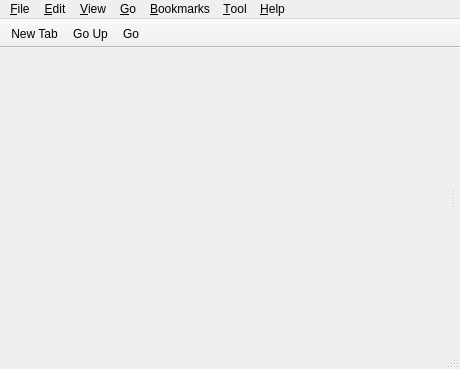
<?xml version="1.0" encoding="UTF-8"?>
<ui version="4.0">
 <class>MainWindow</class>
 <widget class="QMainWindow" name="MainWindow">
  <property name="geometry">
   <rect>
    <x>0</x>
    <y>0</y>
    <width>460</width>
    <height>369</height>
   </rect>
  </property>
  <property name="windowTitle">
   <string>File Manager</string>
  </property>
  <property name="windowIcon">
   <iconset theme="folder">
    <normaloff>.</normaloff>.</iconset>
  </property>
  <widget class="QWidget" name="centralwidget">
   <layout class="QVBoxLayout" name="verticalLayout">
    <property name="leftMargin">
     <number>0</number>
    </property>
    <property name="topMargin">
     <number>0</number>
    </property>
    <property name="rightMargin">
     <number>0</number>
    </property>
    <property name="bottomMargin">
     <number>0</number>
    </property>
    <item>
     <widget class="QSplitter" name="splitter">
      <property name="orientation">
       <enum>Qt::Horizontal</enum>
      </property>
      <widget class="Fm::SidePane" name="sidePane" native="true">
       <property name="sizePolicy">
        <sizepolicy hsizetype="Preferred" vsizetype="Expanding">
         <horstretch>0</horstretch>
         <verstretch>0</verstretch>
        </sizepolicy>
       </property>
      </widget>
      <widget class="QFrame" name="frame">
       <layout class="QVBoxLayout" name="verticalLayout_2">
        <property name="spacing">
         <number>2</number>
        </property>
        <property name="leftMargin">
         <number>1</number>
        </property>
        <property name="topMargin">
         <number>0</number>
        </property>
        <property name="rightMargin">
         <number>0</number>
        </property>
        <property name="bottomMargin">
         <number>0</number>
        </property>
        <item>
         <widget class="Filer::TabBar" name="tabBar" native="true">
          <property name="sizePolicy">
           <sizepolicy hsizetype="Preferred" vsizetype="Fixed">
            <horstretch>0</horstretch>
            <verstretch>0</verstretch>
           </sizepolicy>
          </property>
          <property name="acceptDrops">
           <bool>true</bool>
          </property>
         </widget>
        </item>
        <item>
         <widget class="QStackedWidget" name="stackedWidget">
          <property name="sizePolicy">
           <sizepolicy hsizetype="Expanding" vsizetype="Expanding">
            <horstretch>0</horstretch>
            <verstretch>0</verstretch>
           </sizepolicy>
          </property>
          <property name="frameShape">
           <enum>QFrame::NoFrame</enum>
          </property>
         </widget>
        </item>
       </layout>
      </widget>
     </widget>
    </item>
   </layout>
  </widget>
  <widget class="QMenuBar" name="menubar">
   <property name="geometry">
    <rect>
     <x>0</x>
     <y>0</y>
     <width>460</width>
     <height>22</height>
    </rect>
   </property>
   <widget class="QMenu" name="menu_File">
    <property name="title">
     <string>&amp;File</string>
    </property>
    <widget class="QMenu" name="menuCreateNew">
     <property name="title">
      <string>C&amp;reate New</string>
     </property>
     <addaction name="actionNewFolder"/>
     <addaction name="actionNewBlankFile"/>
    </widget>
    <addaction name="actionNewTab"/>
    <addaction name="actionOpen"/>
    <addaction name="actionOpenWith"/>
    <addaction name="actionShowContents"/>
    <addaction name="separator"/>
    <addaction name="actionNewWin"/>
    <addaction name="separator"/>
    <addaction name="menuCreateNew"/>
    <addaction name="separator"/>
    <addaction name="actionFileProperties"/>
    <addaction name="separator"/>
    <addaction name="actionCloseWindow"/>
   </widget>
   <widget class="QMenu" name="menu_Help">
    <property name="title">
     <string>&amp;Help</string>
    </property>
    <addaction name="actionAbout"/>
   </widget>
   <widget class="QMenu" name="menu_View">
    <property name="title">
     <string>&amp;View</string>
    </property>
    <widget class="QMenu" name="menuSorting">
     <property name="title">
      <string>&amp;Sorting</string>
     </property>
     <addaction name="actionByFileName"/>
     <addaction name="actionByMTime"/>
     <addaction name="actionByFileSize"/>
     <addaction name="actionByFileType"/>
     <addaction name="actionByOwner"/>
     <addaction name="separator"/>
     <addaction name="actionAscending"/>
     <addaction name="actionDescending"/>
     <addaction name="separator"/>
     <addaction name="actionFolderFirst"/>
     <addaction name="actionCaseSensitive"/>
    </widget>
    <addaction name="actionReload"/>
    <addaction name="actionShowHidden"/>
    <addaction name="separator"/>
    <addaction name="actionIconView"/>
    <addaction name="actionDetailedList"/>
    <addaction name="separator"/>
    <addaction name="menuSorting"/>
    <addaction name="actionFilter"/>
   </widget>
   <widget class="QMenu" name="menu_Editw">
    <property name="title">
     <string>&amp;Edit</string>
    </property>
    <addaction name="actionCut"/>
    <addaction name="actionCopy"/>
    <addaction name="actionPaste"/>
    <addaction name="actionDuplicate"/>
    <addaction name="actionRename"/>
    <addaction name="actionDelete"/>
    <addaction name="separator"/>
    <addaction name="actionSelectAll"/>
    <addaction name="actionInvertSelection"/>
    <addaction name="separator"/>
    <addaction name="actionEmptyTrash"/>
    <addaction name="separator"/>
    <addaction name="actionPreferences"/>
   </widget>
   <widget class="QMenu" name="menu_Bookmarks">
    <property name="title">
     <string>&amp;Bookmarks</string>
    </property>
    <addaction name="actionAddToBookmarks"/>
    <addaction name="actionEditBookmarks"/>
   </widget>
   <widget class="QMenu" name="menu_Go">
    <property name="title">
     <string>&amp;Go</string>
    </property>
    <addaction name="actionGoBack"/>
    <addaction name="actionGoForward"/>
    <addaction name="actionGoUp"/>
    <addaction name="actionGoUpAndCloseCurrentWindow"/>
    <addaction name="separator"/>
    <addaction name="actionHome"/>
    <addaction name="actionDocuments"/>
    <addaction name="actionDesktop"/>
    <addaction name="actionDownloads"/>
    <addaction name="actionComputer"/>
    <addaction name="actionNetwork"/>
    <addaction name="actionApplications"/>
    <addaction name="actionUtilities"/>
    <addaction name="actionTrash"/>
    <addaction name="separator"/>
    <addaction name="actionGoToFolder"/>
   </widget>
   <widget class="QMenu" name="menu_Tool">
    <property name="title">
     <string>&amp;Tool</string>
    </property>
    <addaction name="actionOpenTerminal"/>
    <addaction name="actionOpenAsRoot"/>
    <addaction name="actionFindFiles"/>
   </widget>
   <addaction name="menu_File"/>
   <addaction name="menu_Editw"/>
   <addaction name="menu_View"/>
   <addaction name="menu_Go"/>
   <addaction name="menu_Bookmarks"/>
   <addaction name="menu_Tool"/>
   <addaction name="menu_Help"/>
  </widget>
  <widget class="QStatusBar" name="statusbar"/>
  <widget class="QToolBar" name="toolBar">
   <property name="windowTitle">
    <string>Main Toolbar</string>
   </property>
   <property name="movable">
    <bool>false</bool>
   </property>
   <property name="iconSize">
    <size>
     <width>16</width>
     <height>16</height>
    </size>
   </property>
   <property name="floatable">
    <bool>false</bool>
   </property>
   <attribute name="toolBarArea">
    <enum>TopToolBarArea</enum>
   </attribute>
   <attribute name="toolBarBreak">
    <bool>false</bool>
   </attribute>
   <addaction name="actionNewTab"/>
   <addaction name="actionGoUp"/>
   <addaction name="actionGo"/>
  </widget>
  <action name="actionGoUp">
   <property name="icon">
    <iconset theme="go-up">
     <normaloff>.</normaloff>.</iconset>
   </property>
   <property name="text">
    <string>Go &amp;Up</string>
   </property>
   <property name="toolTip">
    <string>Go Up</string>
   </property>
   <property name="shortcut">
    <string>Ctrl+Up</string>
   </property>
  </action>
  <action name="actionHome">
   <property name="icon">
    <iconset theme="user-home">
     <normaloff>.</normaloff>.</iconset>
   </property>
   <property name="text">
    <string>&amp;Home</string>
   </property>
   <property name="shortcut">
    <string>Ctrl+Shift+H</string>
   </property>
  </action>
  <action name="actionReload">
   <property name="icon">
    <iconset theme="view-refresh">
     <normaloff>.</normaloff>.</iconset>
   </property>
   <property name="text">
    <string>&amp;Reload</string>
   </property>
   <property name="shortcut">
    <string>Ctrl+Shift+R</string>
   </property>
   <property name="visible">
    <bool>true</bool>
   </property>
  </action>
  <action name="actionGo">
   <property name="icon">
    <iconset theme="go-jump">
     <normaloff>.</normaloff>.</iconset>
   </property>
   <property name="text">
    <string>Go</string>
   </property>
   <property name="visible">
    <bool>false</bool>
   </property>
  </action>
  <action name="actionQuit">
   <property name="icon">
    <iconset theme="application-exit">
     <normaloff>.</normaloff>.</iconset>
   </property>
   <property name="text">
    <string>Quit</string>
   </property>
  </action>
  <action name="actionAbout">
   <property name="icon">
    <iconset theme="help-about">
     <normaloff>.</normaloff>.</iconset>
   </property>
   <property name="text">
    <string>&amp;About Filer</string>
   </property>
  </action>
  <action name="actionNewWin">
   <property name="icon">
    <iconset theme="window-new">
     <normaloff>.</normaloff>.</iconset>
   </property>
   <property name="text">
    <string>&amp;New Window</string>
   </property>
   <property name="toolTip">
    <string>New Window</string>
   </property>
   <property name="shortcut">
    <string>Ctrl+N</string>
   </property>
  </action>
  <action name="actionShowHidden">
   <property name="checkable">
    <bool>true</bool>
   </property>
   <property name="text">
    <string>Show &amp;Hidden</string>
   </property>
  </action>
  <action name="actionComputer">
   <property name="icon">
    <iconset theme="computer">
     <normaloff>.</normaloff>.</iconset>
   </property>
   <property name="text">
    <string>&amp;Computer</string>
   </property>
   <property name="shortcut">
    <string>Ctrl+Shift+C</string>
   </property>
  </action>
  <action name="actionTrash">
   <property name="icon">
    <iconset theme="user-trash">
     <normaloff>.</normaloff>.</iconset>
   </property>
   <property name="text">
    <string>&amp;Trash</string>
   </property>
   <property name="shortcut">
    <string>Ctrl+Shift+T</string>
   </property>
  </action>
  <action name="actionNetwork">
   <property name="text">
    <string>&amp;Network</string>
   </property>
   <property name="shortcut">
    <string>Ctrl+Shift+N</string>
   </property>
  </action>
  <action name="actionDesktop">
   <property name="icon">
    <iconset theme="user-desktop">
     <normaloff>.</normaloff>.</iconset>
   </property>
   <property name="text">
    <string>&amp;Desktop</string>
   </property>
   <property name="shortcut">
    <string>Ctrl+Shift+D</string>
   </property>
  </action>
  <action name="actionAddToBookmarks">
   <property name="icon">
    <iconset theme="list-add">
     <normaloff>.</normaloff>.</iconset>
   </property>
   <property name="text">
    <string>&amp;Add to Bookmarks</string>
   </property>
  </action>
  <action name="actionApplications">
   <property name="text">
    <string>&amp;Applications</string>
   </property>
   <property name="shortcut">
    <string>Ctrl+Shift+A</string>
   </property>
   <property name="visible">
    <bool>true</bool>
   </property>
  </action>
  <action name="actionReload_2">
   <property name="text">
    <string>Reload</string>
   </property>
  </action>
  <action name="actionIconView">
   <property name="checkable">
    <bool>true</bool>
   </property>
   <property name="text">
    <string>&amp;Icon View</string>
   </property>
   <property name="shortcut">
    <string>Ctrl+1</string>
   </property>
  </action>
  <action name="actionDetailedList">
   <property name="checkable">
    <bool>true</bool>
   </property>
   <property name="text">
    <string>&amp;Detailed List</string>
   </property>
   <property name="shortcut">
    <string>Ctrl+2</string>
   </property>
  </action>
  <action name="actionThumbnailView">
   <property name="checkable">
    <bool>true</bool>
   </property>
   <property name="text">
    <string>&amp;Thumbnail View</string>
   </property>
  </action>
  <action name="actionCut">
   <property name="icon">
    <iconset theme="edit-cut">
     <normaloff>.</normaloff>.</iconset>
   </property>
   <property name="text">
    <string>Cu&amp;t</string>
   </property>
   <property name="shortcut">
    <string>Ctrl+X</string>
   </property>
  </action>
  <action name="actionCopy">
   <property name="icon">
    <iconset theme="edit-copy">
     <normaloff>.</normaloff>.</iconset>
   </property>
   <property name="text">
    <string>&amp;Copy</string>
   </property>
   <property name="shortcut">
    <string>Ctrl+C</string>
   </property>
  </action>
  <action name="actionPaste">
   <property name="icon">
    <iconset theme="edit-paste">
     <normaloff>.</normaloff>.</iconset>
   </property>
   <property name="text">
    <string>&amp;Paste</string>
   </property>
   <property name="shortcut">
    <string>Ctrl+V</string>
   </property>
  </action>
  <action name="actionSelectAll">
   <property name="text">
    <string>Select &amp;All</string>
   </property>
   <property name="shortcut">
    <string>Ctrl+A</string>
   </property>
  </action>
  <action name="actionPreferences">
   <property name="text">
    <string>Pr&amp;eferences</string>
   </property>
   <property name="shortcut">
    <string>Ctrl+,</string>
   </property>
  </action>
  <action name="actionAscending">
   <property name="checkable">
    <bool>true</bool>
   </property>
   <property name="text">
    <string>&amp;Ascending</string>
   </property>
  </action>
  <action name="actionDescending">
   <property name="checkable">
    <bool>true</bool>
   </property>
   <property name="text">
    <string>&amp;Descending</string>
   </property>
  </action>
  <action name="actionByFileName">
   <property name="checkable">
    <bool>true</bool>
   </property>
   <property name="text">
    <string>&amp;By File Name</string>
   </property>
  </action>
  <action name="actionByMTime">
   <property name="checkable">
    <bool>true</bool>
   </property>
   <property name="text">
    <string>By &amp;Modification Time</string>
   </property>
  </action>
  <action name="actionByFileType">
   <property name="checkable">
    <bool>true</bool>
   </property>
   <property name="text">
    <string>By File &amp;Type</string>
   </property>
  </action>
  <action name="actionByOwner">
   <property name="checkable">
    <bool>true</bool>
   </property>
   <property name="text">
    <string>By &amp;Owner</string>
   </property>
  </action>
  <action name="actionFolderFirst">
   <property name="checkable">
    <bool>true</bool>
   </property>
   <property name="text">
    <string>&amp;Folder First</string>
   </property>
  </action>
  <action name="actionNewTab">
   <property name="icon">
    <iconset theme="window-new">
     <normaloff>.</normaloff>.</iconset>
   </property>
   <property name="text">
    <string>New &amp;Tab</string>
   </property>
   <property name="toolTip">
    <string>New Tab</string>
   </property>
   <property name="shortcut">
    <string>Ctrl+T</string>
   </property>
   <property name="visible">
    <bool>false</bool>
   </property>
  </action>
  <action name="actionGoBack">
   <property name="icon">
    <iconset theme="go-previous">
     <normaloff>.</normaloff>.</iconset>
   </property>
   <property name="text">
    <string>Go &amp;Back</string>
   </property>
   <property name="toolTip">
    <string>Go Back</string>
   </property>
   <property name="shortcut">
    <string>Alt+Left</string>
   </property>
  </action>
  <action name="actionGoForward">
   <property name="icon">
    <iconset theme="go-next">
     <normaloff>.</normaloff>.</iconset>
   </property>
   <property name="text">
    <string>Go &amp;Forward</string>
   </property>
   <property name="toolTip">
    <string>Go Forward</string>
   </property>
   <property name="shortcut">
    <string>Alt+Right</string>
   </property>
   <property name="visible">
    <bool>true</bool>
   </property>
   <property name="iconVisibleInMenu">
    <bool>true</bool>
   </property>
   <property name="shortcutVisibleInContextMenu">
    <bool>true</bool>
   </property>
  </action>
  <action name="actionInvertSelection">
   <property name="text">
    <string>&amp;Invert Selection</string>
   </property>
  </action>
  <action name="actionDelete">
   <property name="icon">
    <iconset theme="user-trash">
     <normaloff>.</normaloff>.</iconset>
   </property>
   <property name="text">
    <string>&amp;Move to Trash</string>
   </property>
   <property name="shortcut">
    <string>Meta+Backspace</string>
   </property>
  </action>
  <action name="actionRename">
   <property name="text">
    <string>&amp;Rename</string>
   </property>
   <property name="shortcut">
    <string>F2</string>
   </property>
  </action>
  <action name="actionCloseTab">
   <property name="text">
    <string>C&amp;lose Tab</string>
   </property>
  </action>
  <action name="actionFileProperties">
   <property name="text">
    <string>Get &amp;Info</string>
   </property>
   <property name="shortcut">
    <string>Ctrl+I</string>
   </property>
  </action>
  <action name="actionCaseSensitive">
   <property name="checkable">
    <bool>true</bool>
   </property>
   <property name="text">
    <string>&amp;Case Sensitive</string>
   </property>
  </action>
  <action name="actionByFileSize">
   <property name="checkable">
    <bool>true</bool>
   </property>
   <property name="text">
    <string>By File &amp;Size</string>
   </property>
  </action>
  <action name="actionCloseWindow">
   <property name="text">
    <string>&amp;Close Window</string>
   </property>
   <property name="shortcut">
    <string>Ctrl+W</string>
   </property>
  </action>
  <action name="actionEdit_Bookmarks">
   <property name="text">
    <string>Edit Bookmarks</string>
   </property>
  </action>
  <action name="actionOpenTerminal">
   <property name="text">
    <string>Open &amp;Terminal</string>
   </property>
   <property name="shortcut">
    <string>Ctrl+T</string>
   </property>
  </action>
  <action name="actionOpenAsRoot">
   <property name="text">
    <string>Open as &amp;Root</string>
   </property>
  </action>
  <action name="actionEditBookmarks">
   <property name="text">
    <string>&amp;Edit Bookmarks</string>
   </property>
  </action>
  <action name="actionNewFolder">
   <property name="icon">
    <iconset theme="folder-new">
     <normaloff>.</normaloff>.</iconset>
   </property>
   <property name="text">
    <string>&amp;Folder</string>
   </property>
   <property name="shortcut">
    <string>Ctrl+Shift+N</string>
   </property>
  </action>
  <action name="actionNewBlankFile">
   <property name="icon">
    <iconset theme="document-new">
     <normaloff>.</normaloff>.</iconset>
   </property>
   <property name="text">
    <string>&amp;Blank File</string>
   </property>
   <property name="shortcut">
    <string>Ctrl+Alt+N</string>
   </property>
  </action>
  <action name="actionFindFiles">
   <property name="text">
    <string>&amp;Find Files</string>
   </property>
   <property name="shortcut">
    <string>Ctrl+F</string>
   </property>
  </action>
  <action name="actionFilter">
   <property name="text">
    <string>Filter</string>
   </property>
  </action>
  <action name="actionGoToFolder">
   <property name="icon">
    <iconset theme="folder-open">
     <normaloff>.</normaloff>.</iconset>
   </property>
   <property name="text">
    <string>&amp;Go To Folder</string>
   </property>
   <property name="toolTip">
    <string>Go To Folder</string>
   </property>
   <property name="shortcut">
    <string>Ctrl+Shift+G</string>
   </property>
  </action>
  <action name="actionDownloads">
   <property name="text">
    <string>&amp;Downloads</string>
   </property>
   <property name="toolTip">
    <string>Downloads</string>
   </property>
   <property name="shortcut">
    <string>Ctrl+Shift+L</string>
   </property>
   <property name="visible">
    <bool>true</bool>
   </property>
  </action>
  <action name="actionUtilities">
   <property name="text">
    <string>&amp;Utilities</string>
   </property>
   <property name="toolTip">
    <string>Utilities</string>
   </property>
   <property name="shortcut">
    <string>Ctrl+Shift+U</string>
   </property>
   <property name="visible">
    <bool>true</bool>
   </property>
  </action>
  <action name="actionDocuments">
   <property name="text">
    <string>&amp;Documents</string>
   </property>
   <property name="toolTip">
    <string>Documents</string>
   </property>
   <property name="shortcut">
    <string>Ctrl+Shift+O</string>
   </property>
   <property name="visible">
    <bool>true</bool>
   </property>
  </action>
  <action name="actionOpen">
   <property name="text">
    <string>Open</string>
   </property>
   <property name="shortcut">
    <string>Ctrl+O</string>
   </property>
  </action>
  <action name="actionDuplicate">
   <property name="text">
    <string>&amp;Duplicate</string>
   </property>
   <property name="shortcut">
    <string>Ctrl+D</string>
   </property>
  </action>
  <action name="actionEmptyTrash">
   <property name="text">
    <string>Empty Trash</string>
   </property>
   <property name="shortcut">
    <string>Meta+Shift+Backspace</string>
   </property>
  </action>
  <action name="actionShowContents">
   <property name="text">
    <string>Show Contents</string>
   </property>
   <property name="shortcut">
    <string>Ctrl+Alt+Shift+O</string>
   </property>
  </action>
  <action name="actionGoUpAndCloseCurrentWindow">
   <property name="icon">
    <iconset theme="go-up">
     <normaloff>.</normaloff>.</iconset>
   </property>
   <property name="text">
    <string>Go Up and Close Current</string>
   </property>
   <property name="toolTip">
    <string>Go Up and Close Current</string>
   </property>
   <property name="shortcut">
    <string>Ctrl+Shift+Up</string>
   </property>
  </action>
  <action name="actionOpenWith">
   <property name="text">
    <string>Open With...</string>
   </property>
   <property name="shortcut">
    <string>Ctrl+Alt+O</string>
   </property>
  </action>
 </widget>
 <customwidgets>
  <customwidget>
   <class>Filer::TabBar</class>
   <extends>QWidget</extends>
   <header>tabbar.h</header>
   <container>1</container>
  </customwidget>
  <customwidget>
   <class>Fm::SidePane</class>
   <extends>QWidget</extends>
   <header>sidepane.h</header>
   <container>1</container>
  </customwidget>
 </customwidgets>
 <resources/>
 <connections/>
</ui>
